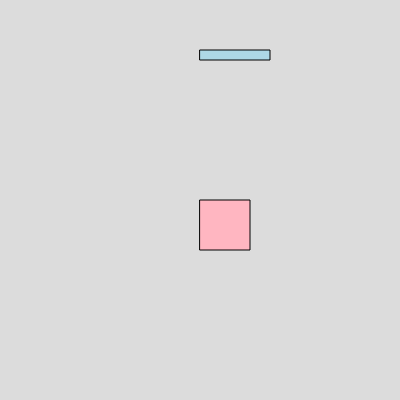
Frame 1 (no input)
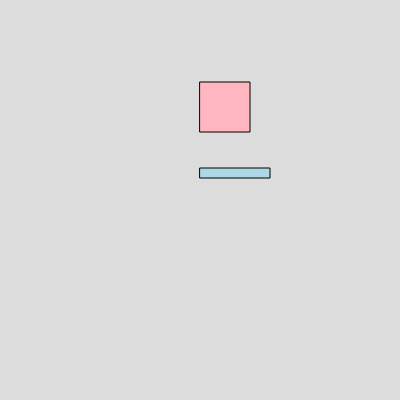
Frame 60 (no input)
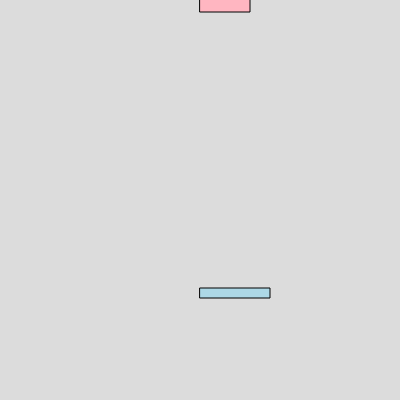
Frame 120 (the mouse pressed at the canvas centre since frame 60)

The p5.js sketch that drew these frames (run headless with seeded random() and noise() and a simulated clock; from frame 60 on, the mouse is pressed at the canvas centre):

// p5.js sketch
// ── sketch.js
var box1, box2;
function setup() 

{

box1 = new Box (200, 200, 50, 50, 0, 2, 'lightpink');
box2 = new Box (200, 50, 70, 10, 0, -2, 'lightblue');


  createCanvas(400, 400);
}

function draw() 
{
  background(220);

  box1.show()
  box1.moveup()
  box2.show()
  box2.moveup()

}


// ── box.js
class Box
  {
    constructor(x,y,w,h,vx,vy,clr)
    {
      this.x =x;
      this.y =y;
      this.w =w;
      this.h = h;
      this.vx = vx;
      this.vy = vy;
      this.clr = clr;
    }
    
    show()
    {
      fill(this.clr);
      rect(this.x,this.y,this.w,this.h);
    }
    
    move()
    {
      this.x = this.x+this.vx;
    }

    moveup(){
      this.y = this.y - this.vy;
    }


  }

  
